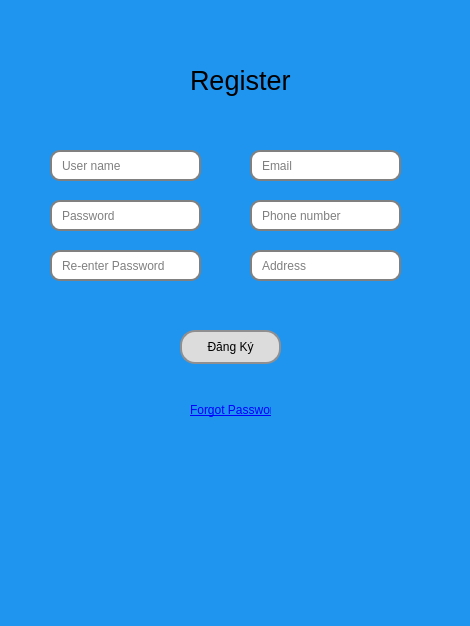
<?xml version="1.0" encoding="UTF-8"?>
<ui version="4.0">
 <class>RegisterWindow</class>
 <widget class="QMainWindow" name="RegisterWindow">
  <property name="geometry">
   <rect>
    <x>0</x>
    <y>0</y>
    <width>470</width>
    <height>626</height>
   </rect>
  </property>
  <property name="windowTitle">
   <string>MainWindow</string>
  </property>
  <property name="styleSheet">
   <string notr="true">	background-color: rgb(31, 149, 239);</string>
  </property>
  <widget class="QWidget" name="centralwidget">
   <widget class="QLineEdit" name="passwordInput">
    <property name="geometry">
     <rect>
      <x>50</x>
      <y>200</y>
      <width>151</width>
      <height>31</height>
     </rect>
    </property>
    <property name="styleSheet">
     <string notr="true"> QLineEdit {
                border: 2px solid gray;
                border-radius: 10px;
                padding: 0 8px;
                background: white;
                selection-background-color: darkgray;
            }

</string>
    </property>
    <property name="echoMode">
     <enum>QLineEdit::Password</enum>
    </property>
    <property name="placeholderText">
     <string>Password</string>
    </property>
   </widget>
   <widget class="QLabel" name="forgotPasswordLink">
    <property name="geometry">
     <rect>
      <x>190</x>
      <y>400</y>
      <width>81</width>
      <height>21</height>
     </rect>
    </property>
    <property name="toolTip">
     <string/>
    </property>
    <property name="text">
     <string>&lt;a href=&quot;forgot_password&quot;&gt;Forgot Password&lt;/a&gt;
</string>
    </property>
    <property name="openExternalLinks">
     <bool>false</bool>
    </property>
   </widget>
   <widget class="QLabel" name="label">
    <property name="geometry">
     <rect>
      <x>190</x>
      <y>50</y>
      <width>101</width>
      <height>61</height>
     </rect>
    </property>
    <property name="font">
     <font>
      <pointsize>20</pointsize>
     </font>
    </property>
    <property name="text">
     <string>Register</string>
    </property>
   </widget>
   <widget class="QLineEdit" name="usernameInput">
    <property name="geometry">
     <rect>
      <x>50</x>
      <y>150</y>
      <width>151</width>
      <height>31</height>
     </rect>
    </property>
    <property name="styleSheet">
     <string notr="true"> QLineEdit {
                border: 2px solid gray;
                border-radius: 10px;
                padding: 0 8px;
                background: white;
                selection-background-color: darkgray;
            }

</string>
    </property>
    <property name="placeholderText">
     <string>User name</string>
    </property>
   </widget>
   <widget class="QPushButton" name="registerButton">
    <property name="geometry">
     <rect>
      <x>180</x>
      <y>330</y>
      <width>101</width>
      <height>34</height>
     </rect>
    </property>
    <property name="styleSheet">
     <string notr="true">            QPushButton {
                border: 2px solid #8f8f91;
                border-radius: 15px; /* Nửa chiều rộng hoặc chiều cao của nút */
                background-color: #dcdcdc;
                min-width: 30px; /* Đảm bảo nút là hình vuông */
                min-height: 30px; /* Đảm bảo nút là hình vuông */
            }
            QPushButton:hover {
                background-color: #c6c6c6;
            }
            QPushButton:pressed {
                background-color: #a9a9a9;
            }</string>
    </property>
    <property name="text">
     <string>Đăng Ký</string>
    </property>
   </widget>
   <widget class="QLineEdit" name="emailInput">
    <property name="geometry">
     <rect>
      <x>250</x>
      <y>150</y>
      <width>151</width>
      <height>31</height>
     </rect>
    </property>
    <property name="styleSheet">
     <string notr="true"> QLineEdit {
                border: 2px solid gray;
                border-radius: 10px;
                padding: 0 8px;
                background: white;
                selection-background-color: darkgray;
            }

</string>
    </property>
    <property name="placeholderText">
     <string>Email</string>
    </property>
   </widget>
   <widget class="QLineEdit" name="phoneInput">
    <property name="geometry">
     <rect>
      <x>250</x>
      <y>200</y>
      <width>151</width>
      <height>31</height>
     </rect>
    </property>
    <property name="styleSheet">
     <string notr="true"> QLineEdit {
                border: 2px solid gray;
                border-radius: 10px;
                padding: 0 8px;
                background: white;
                selection-background-color: darkgray;
            }

</string>
    </property>
    <property name="placeholderText">
     <string>Phone number</string>
    </property>
   </widget>
   <widget class="QLineEdit" name="reEnterPasswordInput">
    <property name="geometry">
     <rect>
      <x>50</x>
      <y>250</y>
      <width>151</width>
      <height>31</height>
     </rect>
    </property>
    <property name="styleSheet">
     <string notr="true"> QLineEdit {
                border: 2px solid gray;
                border-radius: 10px;
                padding: 0 8px;
                background: white;
                selection-background-color: darkgray;
            }

</string>
    </property>
    <property name="echoMode">
     <enum>QLineEdit::Password</enum>
    </property>
    <property name="placeholderText">
     <string>Re-enter Password</string>
    </property>
   </widget>
   <widget class="QLineEdit" name="addressInput">
    <property name="geometry">
     <rect>
      <x>250</x>
      <y>250</y>
      <width>151</width>
      <height>31</height>
     </rect>
    </property>
    <property name="styleSheet">
     <string notr="true"> QLineEdit {
                border: 2px solid gray;
                border-radius: 10px;
                padding: 0 8px;
                background: white;
                selection-background-color: darkgray;
            }

</string>
    </property>
    <property name="placeholderText">
     <string>Address</string>
    </property>
   </widget>
  </widget>
  <widget class="QStatusBar" name="statusbar"/>
 </widget>
 <resources/>
 <connections/>
</ui>
